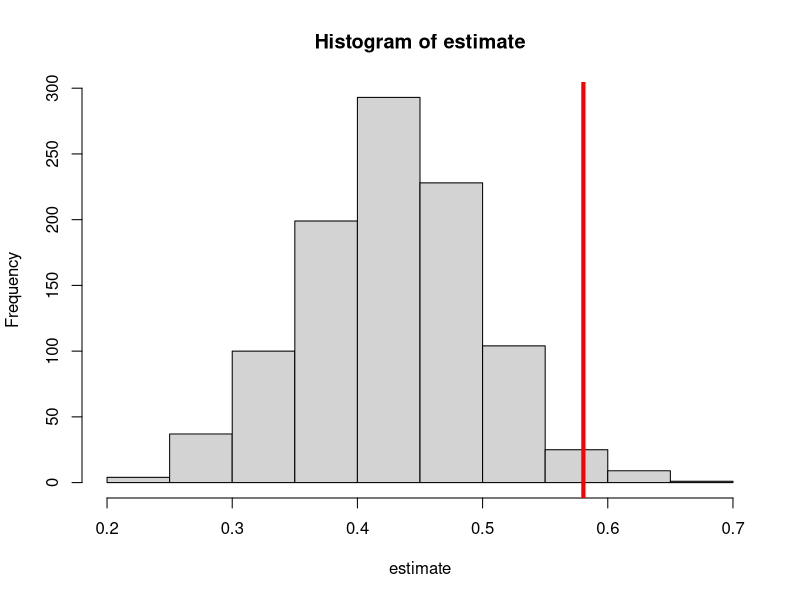
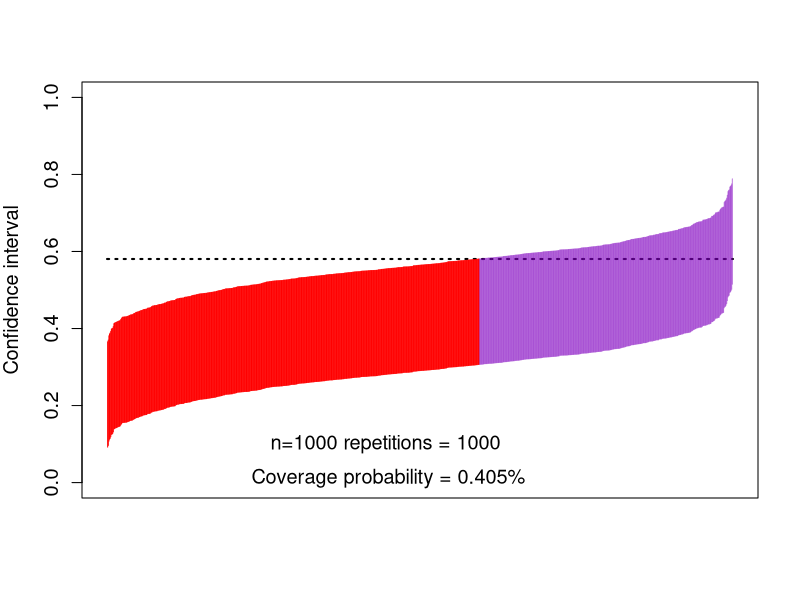

Generate these figures, in order, with R: (Note: a time limit stopped this script after it produced the figures.)
## ---- chunk 1
  mean_y <- function(m, a, w) abs(w) + a * m
  mean_m <- function(a, w) plogis(w^2 - a)
  pscore <- function(w) plogis(1 - abs(w))
## ---- chunk 2
  #| echo: false
  #| results: hide
  w_big <- runif(1e6, -1, 1)
  trueval <- mean((mean_y(1, 1, w_big) - mean_y(1, 0, w_big)) *
    mean_m(0, w_big) + (mean_y(0, 1, w_big) - mean_y(0, 0, w_big)) *
      (1 - mean_m(0, w_big)))
  print(trueval)
## ---- chunk 3
  gcomp <- function(y, m, a, w) {
    lm_y <- lm(y ~ m + a + w)
    pred_y1 <- predict(lm_y, newdata = data.frame(a = 1, m = m, w = w))
    pred_y0 <- predict(lm_y, newdata = data.frame(a = 0, m = m, w = w))
    pseudo <- pred_y1 - pred_y0
    lm_pseudo <- lm(pseudo ~ a + w)
    pred_pseudo <- predict(lm_pseudo, newdata = data.frame(a = 0, w = w))
    estimate <- mean(pred_pseudo)
    return(estimate)
  }
## ---- chunk 4
  estimate <- lapply(seq_len(1000), function(iter) {
    n <- 1000
    w <- runif(n, -1, 1)
    a <- rbinom(n, 1, pscore(w))
    m <- rbinom(n, 1, mean_m(a, w))
    y <- rnorm(n, mean_y(m, a, w))
    est <- gcomp(y, m, a, w)
    return(est)
  })
  estimate <- do.call(c, estimate)

  hist(estimate)
  abline(v = trueval, col = "red", lwd = 4)
## ---- chunk 5
  #| fig-width: 8
  cis <- cbind(
    estimate - qnorm(0.975) * sd(estimate),
    estimate + qnorm(0.975) * sd(estimate)
  )

  ord <- order(rowSums(cis))
  lower <- cis[ord, 1]
  upper <- cis[ord, 2]
  curve(trueval + 0 * x,
    ylim = c(0, 1), xlim = c(0, 1001), lwd = 2, lty = 3, xaxt = "n",
    xlab = "", ylab = "Confidence interval", cex.axis = 1.2, cex.lab = 1.2
  )
  for (i in 1:1000) {
    clr <- rgb(0.5, 0, 0.75, 0.5)
    if (upper[i] < trueval || lower[i] > trueval) clr <- rgb(1, 0, 0, 1)
    points(rep(i, 2), c(lower[i], upper[i]), type = "l", lty = 1, col = clr)
  }
  text(450, 0.10, "n=1000 repetitions = 1000 ", cex = 1.2)
  text(450, 0.01, paste0(
    "Coverage probability = ",
    mean(lower < trueval & trueval < upper), "%"
  ), cex = 1.2)
## ---- chunk 6
mean_y <- function(m, a, w) abs(w) + a * m
mean_m <- function(a, w)plogis(w^2 - a)
pscore <- function(w) plogis(1 - abs(w))

w_big <- runif(1e6, -1, 1)
trueval <- mean((mean_y(1, 1, w_big) - mean_y(1, 0, w_big)) * mean_m(0, w_big)
                + (mean_y(0, 1, w_big) - mean_y(0, 0, w_big)) *
                  (1 - mean_m(0, w_big)))

n <- 1000
w <- runif(n, -1, 1)
a <- rbinom(n, 1, pscore(w))
m <- rbinom(n, 1, mean_m(a, w))
y <- rnorm(n, mean_y(m, a, w))
## ---- chunk 7
   library(mgcv)
   ## fit model for E(Y | A, W)
   b_fit <- gam(y ~ m:a + s(w, by = a))
   ## fit model for P(A = 1 | M, W)
   e_fit <- gam(a ~ m + w + s(w, by = m), family = binomial)
   ## fit model for P(A = 1 | W)
   g_fit <- gam(a ~ w, family = binomial)
## ---- chunk 8
   ## Compute P(A = 1 | W)
   g1_pred <- predict(g_fit, type = 'response')
   ## Compute P(A = 0 | W)
   g0_pred <- 1 - g1_pred
   ## Compute P(A = 1 | M, W)
   e1_pred <- predict(e_fit, type = 'response')
   ## Compute P(A = 0 | M, W)
   e0_pred <- 1 - e1_pred
   ## Compute E(Y | A = 1, M, W)
   b1_pred <- predict(b_fit, newdata = data.frame(a = 1, m, w))
   ## Compute E(Y | A = 0, M, W)
   b0_pred <- predict(b_fit, newdata = data.frame(a = 0, m, w))
   ## Compute E(Y | A, M, W)
   b_pred  <- predict(b_fit)
## ---- chunk 9
   ## Compute Q(M, W)
   pseudo <- b1_pred - b0_pred
   ## Fit model for E[Q(M, W) | A, W]
   q_fit <- gam(pseudo ~ a + w + s(w, by = a))
   ## Compute E[Q(M, W) | A = 0, W]
   q_pred <- predict(q_fit, newdata = data.frame(a = 0, w = w))
## ---- chunk 10
   ip_weights <- a / g0_pred * e0_pred / e1_pred - (1 - a) / g0_pred
## ---- chunk 11
   eif <- ip_weights * (y - b_pred) + (1 - a) / g0_pred * (pseudo - q_pred) +
     q_pred
## ---- chunk 12
   ## One-step estimator
   mean(eif)
## ---- chunk 13
one_step <- function(y, m, a, w) {
  b_fit <- gam(y ~ m:a + s(w, by = a))
  e_fit <- gam(a ~ m + w + s(w, by = m), family = binomial)
  g_fit <- gam(a ~ w, family = binomial)
  g1_pred <- predict(g_fit, type = 'response')
  g0_pred <- 1 - g1_pred
  e1_pred <- predict(e_fit, type = 'response')
  e0_pred <- 1 - e1_pred
  b1_pred <- predict(
    b_fit, newdata = data.frame(a = 1, m, w), type = 'response'
  )
  b0_pred <- predict(
    b_fit, newdata = data.frame(a = 0, m, w), type = 'response'
  )
  b_pred  <- predict(b_fit, type = 'response')
  pseudo <- b1_pred - b0_pred
  q_fit <- gam(pseudo ~ a + w + s(w, by = a))
  q_pred <- predict(q_fit, newdata = data.frame(a = 0, w = w))
  ip_weights <- a / g0_pred * e0_pred / e1_pred - (1 - a) / g0_pred
  eif <- ip_weights * (y - b_pred) + (1 - a) / g0_pred *
    (pseudo - q_pred) + q_pred
  return(mean(eif))
}
## ---- chunk 14
w_big <- runif(1e6, -1, 1)
trueval <- mean((mean_y(1, 1, w_big) - mean_y(1, 0, w_big)) * mean_m(0, w_big)
  + (mean_y(0, 1, w_big) - mean_y(0, 0, w_big)) * (1 - mean_m(0, w_big)))
print(trueval)
## ---- chunk 15
estimate <- lapply(seq_len(1000), function(iter) {
  n <- 1000
  w <- runif(n, -1, 1)
  a <- rbinom(n, 1, pscore(w))
  m <- rbinom(n, 1, mean_m(a, w))
  y <- rnorm(n, mean_y(m, a, w))
  estimate <- one_step(y, m, a, w)
  return(estimate)
})
estimate <- do.call(c, estimate)

hist(estimate)
abline(v = trueval, col = "red", lwd = 4)
## ---- chunk 16
#| fig-width: 8
cis <- cbind(
  estimate - qnorm(0.975) * sd(estimate),
  estimate + qnorm(0.975) * sd(estimate)
)

ord <- order(rowSums(cis))
lower <- cis[ord, 1]
upper <- cis[ord, 2]
curve(trueval + 0 * x,
  ylim = c(0, 1), xlim = c(0, 1001), lwd = 2, lty = 3, xaxt = "n",
  xlab = "", ylab = "Confidence interval", cex.axis = 1.2, cex.lab = 1.2
)
for (i in 1:1000) {
  clr <- rgb(0.5, 0, 0.75, 0.5)
  if (upper[i] < trueval || lower[i] > trueval) clr <- rgb(1, 0, 0, 1)
  points(rep(i, 2), c(lower[i], upper[i]), type = "l", lty = 1, col = clr)
}
text(450, 0.10, "n=1000 repetitions = 1000 ", cex = 1.2)
text(450, 0.01, paste0(
  "Coverage probability = ",
  mean(lower < trueval & trueval < upper), "%"
), cex = 1.2)
